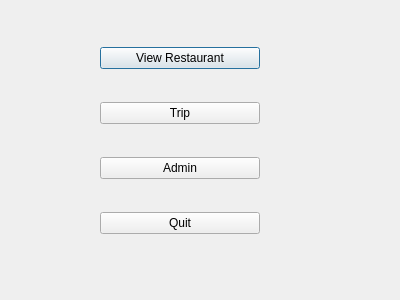
<?xml version="1.0" encoding="UTF-8"?>
<ui version="4.0">
 <class>SecondDialog</class>
 <widget class="QDialog" name="SecondDialog">
  <property name="geometry">
   <rect>
    <x>0</x>
    <y>0</y>
    <width>400</width>
    <height>300</height>
   </rect>
  </property>
  <property name="windowTitle">
   <string>Dialog</string>
  </property>
  <widget class="QWidget" name="verticalLayoutWidget">
   <property name="geometry">
    <rect>
     <x>100</x>
     <y>20</y>
     <width>160</width>
     <height>241</height>
    </rect>
   </property>
   <layout class="QVBoxLayout" name="verticalLayout">
    <item>
     <widget class="QPushButton" name="pushButton_4">
      <property name="text">
       <string>View Restaurant</string>
      </property>
     </widget>
    </item>
    <item>
     <widget class="QPushButton" name="pushButton_2">
      <property name="text">
       <string>Trip</string>
      </property>
     </widget>
    </item>
    <item>
     <widget class="QPushButton" name="pushButton">
      <property name="text">
       <string>Admin</string>
      </property>
     </widget>
    </item>
    <item>
     <widget class="QPushButton" name="pushButton_3">
      <property name="text">
       <string>Quit</string>
      </property>
     </widget>
    </item>
   </layout>
  </widget>
 </widget>
 <resources/>
 <connections>
  <connection>
   <sender>pushButton_4</sender>
   <signal>clicked()</signal>
   <receiver>SecondDialog</receiver>
   <slot>open()</slot>
   <hints>
    <hint type="sourcelabel">
     <x>237</x>
     <y>62</y>
    </hint>
    <hint type="destinationlabel">
     <x>305</x>
     <y>64</y>
    </hint>
   </hints>
  </connection>
  <connection>
   <sender>pushButton_2</sender>
   <signal>clicked()</signal>
   <receiver>SecondDialog</receiver>
   <slot>open()</slot>
   <hints>
    <hint type="sourcelabel">
     <x>129</x>
     <y>118</y>
    </hint>
    <hint type="destinationlabel">
     <x>59</x>
     <y>124</y>
    </hint>
   </hints>
  </connection>
  <connection>
   <sender>pushButton</sender>
   <signal>clicked()</signal>
   <receiver>SecondDialog</receiver>
   <slot>open()</slot>
   <hints>
    <hint type="sourcelabel">
     <x>221</x>
     <y>163</y>
    </hint>
    <hint type="destinationlabel">
     <x>334</x>
     <y>181</y>
    </hint>
   </hints>
  </connection>
 </connections>
</ui>
